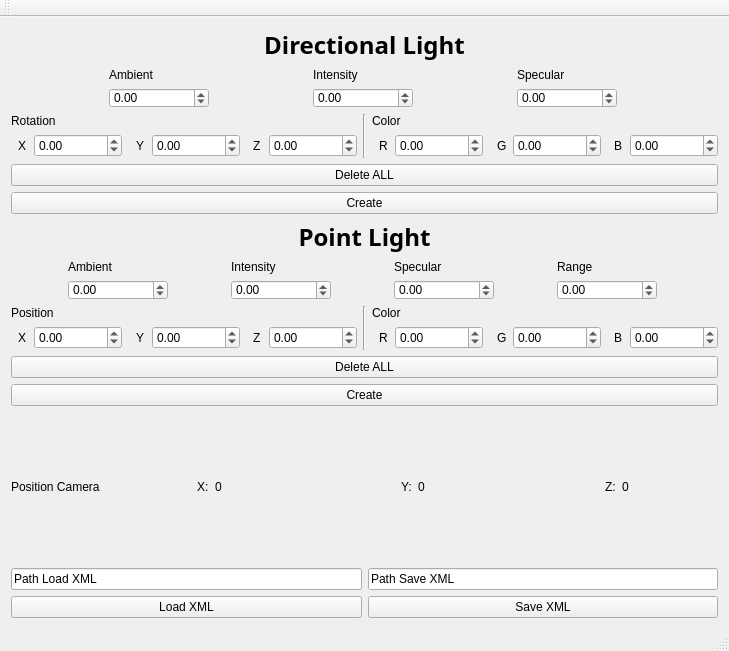
<?xml version="1.0" encoding="UTF-8"?>
<ui version="4.0">
 <class>ToolClass</class>
 <widget class="QMainWindow" name="ToolClass">
  <property name="geometry">
   <rect>
    <x>0</x>
    <y>0</y>
    <width>729</width>
    <height>651</height>
   </rect>
  </property>
  <property name="windowTitle">
   <string>Tool</string>
  </property>
  <widget class="QWidget" name="centralWidget">
   <layout class="QVBoxLayout" name="verticalLayout_4">
    <item>
     <layout class="QVBoxLayout" name="verticalLayout_3">
      <item>
       <widget class="QLabel" name="label_26">
        <property name="font">
         <font>
          <family>Microsoft JhengHei</family>
          <pointsize>18</pointsize>
          <weight>75</weight>
          <bold>true</bold>
         </font>
        </property>
        <property name="text">
         <string>Directional Light</string>
        </property>
        <property name="alignment">
         <set>Qt::AlignCenter</set>
        </property>
       </widget>
      </item>
      <item>
       <layout class="QVBoxLayout" name="verticalLayout_2">
        <item>
         <layout class="QHBoxLayout" name="horizontalLayout_5">
          <item>
           <layout class="QVBoxLayout" name="Ambient_L_2">
            <item>
             <widget class="QLabel" name="label_14">
              <property name="text">
               <string>Ambient</string>
              </property>
             </widget>
            </item>
            <item>
             <widget class="QDoubleSpinBox" name="directional_ambient">
              <property name="maximumSize">
               <size>
                <width>100</width>
                <height>20</height>
               </size>
              </property>
              <property name="minimum">
               <double>-200000.000000000000000</double>
              </property>
              <property name="maximum">
               <double>200000.000000000000000</double>
              </property>
             </widget>
            </item>
           </layout>
          </item>
          <item>
           <layout class="QVBoxLayout" name="Intensity_L_2">
            <item>
             <widget class="QLabel" name="label_15">
              <property name="text">
               <string>Intensity</string>
              </property>
             </widget>
            </item>
            <item>
             <widget class="QDoubleSpinBox" name="directional_intensity">
              <property name="maximumSize">
               <size>
                <width>100</width>
                <height>20</height>
               </size>
              </property>
              <property name="minimum">
               <double>-200000.000000000000000</double>
              </property>
              <property name="maximum">
               <double>200000.000000000000000</double>
              </property>
             </widget>
            </item>
           </layout>
          </item>
          <item>
           <layout class="QVBoxLayout" name="Specular_L_2">
            <item>
             <widget class="QLabel" name="label_16">
              <property name="text">
               <string>Specular</string>
              </property>
             </widget>
            </item>
            <item>
             <widget class="QDoubleSpinBox" name="directional_specular">
              <property name="maximumSize">
               <size>
                <width>100</width>
                <height>20</height>
               </size>
              </property>
              <property name="minimum">
               <double>-200000.000000000000000</double>
              </property>
              <property name="maximum">
               <double>200000.000000000000000</double>
              </property>
             </widget>
            </item>
           </layout>
          </item>
         </layout>
        </item>
        <item>
         <layout class="QHBoxLayout" name="horizontalLayout_6">
          <item>
           <layout class="QVBoxLayout" name="Position_L_2">
            <item>
             <widget class="QLabel" name="label_18">
              <property name="text">
               <string>Rotation</string>
              </property>
             </widget>
            </item>
            <item>
             <layout class="QHBoxLayout" name="horizontalLayout_7">
              <item alignment="Qt::AlignRight">
               <widget class="QLabel" name="label_19">
                <property name="minimumSize">
                 <size>
                  <width>10</width>
                  <height>24</height>
                 </size>
                </property>
                <property name="text">
                 <string>X</string>
                </property>
               </widget>
              </item>
              <item>
               <widget class="QDoubleSpinBox" name="directional_x">
                <property name="minimum">
                 <double>-200000.000000000000000</double>
                </property>
                <property name="maximum">
                 <double>200000.000000000000000</double>
                </property>
               </widget>
              </item>
              <item alignment="Qt::AlignRight">
               <widget class="QLabel" name="label_20">
                <property name="minimumSize">
                 <size>
                  <width>10</width>
                  <height>24</height>
                 </size>
                </property>
                <property name="text">
                 <string>Y</string>
                </property>
               </widget>
              </item>
              <item>
               <widget class="QDoubleSpinBox" name="directional_y">
                <property name="minimum">
                 <double>-200000.000000000000000</double>
                </property>
                <property name="maximum">
                 <double>200000.000000000000000</double>
                </property>
               </widget>
              </item>
              <item alignment="Qt::AlignRight">
               <widget class="QLabel" name="label_21">
                <property name="minimumSize">
                 <size>
                  <width>10</width>
                  <height>24</height>
                 </size>
                </property>
                <property name="text">
                 <string>Z</string>
                </property>
               </widget>
              </item>
              <item>
               <widget class="QDoubleSpinBox" name="directional_z">
                <property name="minimum">
                 <double>-200000.000000000000000</double>
                </property>
                <property name="maximum">
                 <double>200000.000000000000000</double>
                </property>
               </widget>
              </item>
             </layout>
            </item>
           </layout>
          </item>
          <item>
           <widget class="Line" name="line">
            <property name="orientation">
             <enum>Qt::Vertical</enum>
            </property>
           </widget>
          </item>
          <item>
           <layout class="QVBoxLayout" name="Color_L_2">
            <item>
             <widget class="QLabel" name="label_22">
              <property name="text">
               <string>Color</string>
              </property>
             </widget>
            </item>
            <item>
             <layout class="QHBoxLayout" name="horizontalLayout_8">
              <item alignment="Qt::AlignRight">
               <widget class="QLabel" name="label_23">
                <property name="minimumSize">
                 <size>
                  <width>10</width>
                  <height>24</height>
                 </size>
                </property>
                <property name="text">
                 <string>R</string>
                </property>
               </widget>
              </item>
              <item>
               <widget class="QDoubleSpinBox" name="directional_r">
                <property name="minimum">
                 <double>-200000.000000000000000</double>
                </property>
                <property name="maximum">
                 <double>200000.000000000000000</double>
                </property>
               </widget>
              </item>
              <item alignment="Qt::AlignRight">
               <widget class="QLabel" name="label_24">
                <property name="minimumSize">
                 <size>
                  <width>10</width>
                  <height>24</height>
                 </size>
                </property>
                <property name="text">
                 <string>G</string>
                </property>
               </widget>
              </item>
              <item>
               <widget class="QDoubleSpinBox" name="directional_g">
                <property name="minimum">
                 <double>-200000.000000000000000</double>
                </property>
                <property name="maximum">
                 <double>200000.000000000000000</double>
                </property>
               </widget>
              </item>
              <item alignment="Qt::AlignRight">
               <widget class="QLabel" name="label_25">
                <property name="minimumSize">
                 <size>
                  <width>10</width>
                  <height>24</height>
                 </size>
                </property>
                <property name="text">
                 <string>B</string>
                </property>
               </widget>
              </item>
              <item>
               <widget class="QDoubleSpinBox" name="directional_b">
                <property name="minimum">
                 <double>-200000.000000000000000</double>
                </property>
                <property name="maximum">
                 <double>200000.000000000000000</double>
                </property>
               </widget>
              </item>
             </layout>
            </item>
           </layout>
          </item>
         </layout>
        </item>
        <item>
         <widget class="QPushButton" name="DeleteDirectionalLight_Button">
          <property name="text">
           <string>Delete ALL</string>
          </property>
         </widget>
        </item>
        <item>
         <widget class="QPushButton" name="CreateDirectionalLight_Button">
          <property name="text">
           <string>Create</string>
          </property>
         </widget>
        </item>
       </layout>
      </item>
     </layout>
    </item>
    <item>
     <layout class="QVBoxLayout" name="PointLight">
      <item>
       <widget class="QLabel" name="label">
        <property name="font">
         <font>
          <family>Microsoft JhengHei</family>
          <pointsize>18</pointsize>
          <weight>75</weight>
          <bold>true</bold>
         </font>
        </property>
        <property name="text">
         <string>Point Light</string>
        </property>
        <property name="alignment">
         <set>Qt::AlignCenter</set>
        </property>
       </widget>
      </item>
      <item>
       <layout class="QVBoxLayout" name="verticalLayout">
        <item>
         <layout class="QHBoxLayout" name="horizontalLayout_3">
          <item>
           <layout class="QVBoxLayout" name="Ambient_L">
            <item>
             <widget class="QLabel" name="label_2">
              <property name="text">
               <string>Ambient</string>
              </property>
             </widget>
            </item>
            <item>
             <widget class="QDoubleSpinBox" name="point_ambient">
              <property name="maximumSize">
               <size>
                <width>100</width>
                <height>20</height>
               </size>
              </property>
              <property name="minimum">
               <double>-200000.000000000000000</double>
              </property>
              <property name="maximum">
               <double>200000.000000000000000</double>
              </property>
             </widget>
            </item>
           </layout>
          </item>
          <item>
           <layout class="QVBoxLayout" name="Intensity_L">
            <item>
             <widget class="QLabel" name="label_3">
              <property name="text">
               <string>Intensity</string>
              </property>
             </widget>
            </item>
            <item>
             <widget class="QDoubleSpinBox" name="point_intensity">
              <property name="maximumSize">
               <size>
                <width>100</width>
                <height>20</height>
               </size>
              </property>
              <property name="minimum">
               <double>-200000.000000000000000</double>
              </property>
              <property name="maximum">
               <double>200000.000000000000000</double>
              </property>
             </widget>
            </item>
           </layout>
          </item>
          <item>
           <layout class="QVBoxLayout" name="Specular_L">
            <item>
             <widget class="QLabel" name="label_4">
              <property name="text">
               <string>Specular</string>
              </property>
             </widget>
            </item>
            <item>
             <widget class="QDoubleSpinBox" name="point_specular">
              <property name="maximumSize">
               <size>
                <width>100</width>
                <height>20</height>
               </size>
              </property>
              <property name="minimum">
               <double>-200000.000000000000000</double>
              </property>
              <property name="maximum">
               <double>200000.000000000000000</double>
              </property>
             </widget>
            </item>
           </layout>
          </item>
          <item>
           <layout class="QVBoxLayout" name="Range_L">
            <item>
             <widget class="QLabel" name="label_5">
              <property name="text">
               <string>Range</string>
              </property>
             </widget>
            </item>
            <item>
             <widget class="QDoubleSpinBox" name="point_range">
              <property name="maximumSize">
               <size>
                <width>100</width>
                <height>20</height>
               </size>
              </property>
              <property name="minimum">
               <double>-200000.000000000000000</double>
              </property>
              <property name="maximum">
               <double>200000.000000000000000</double>
              </property>
             </widget>
            </item>
           </layout>
          </item>
         </layout>
        </item>
        <item>
         <layout class="QHBoxLayout" name="horizontalLayout_4">
          <item>
           <layout class="QVBoxLayout" name="Position_L">
            <item>
             <widget class="QLabel" name="label_6">
              <property name="text">
               <string>Position</string>
              </property>
             </widget>
            </item>
            <item>
             <layout class="QHBoxLayout" name="horizontalLayout">
              <item alignment="Qt::AlignRight">
               <widget class="QLabel" name="label_7">
                <property name="minimumSize">
                 <size>
                  <width>10</width>
                  <height>24</height>
                 </size>
                </property>
                <property name="text">
                 <string>X</string>
                </property>
               </widget>
              </item>
              <item>
               <widget class="QDoubleSpinBox" name="point_x">
                <property name="minimum">
                 <double>-200000.000000000000000</double>
                </property>
                <property name="maximum">
                 <double>200000.000000000000000</double>
                </property>
               </widget>
              </item>
              <item alignment="Qt::AlignRight">
               <widget class="QLabel" name="label_10">
                <property name="minimumSize">
                 <size>
                  <width>10</width>
                  <height>24</height>
                 </size>
                </property>
                <property name="text">
                 <string>Y</string>
                </property>
               </widget>
              </item>
              <item>
               <widget class="QDoubleSpinBox" name="point_y">
                <property name="minimum">
                 <double>-200000.000000000000000</double>
                </property>
                <property name="maximum">
                 <double>200000.000000000000000</double>
                </property>
               </widget>
              </item>
              <item alignment="Qt::AlignRight">
               <widget class="QLabel" name="label_11">
                <property name="minimumSize">
                 <size>
                  <width>10</width>
                  <height>24</height>
                 </size>
                </property>
                <property name="text">
                 <string>Z</string>
                </property>
               </widget>
              </item>
              <item>
               <widget class="QDoubleSpinBox" name="point_z">
                <property name="minimum">
                 <double>-200000.000000000000000</double>
                </property>
                <property name="maximum">
                 <double>200000.000000000000000</double>
                </property>
               </widget>
              </item>
             </layout>
            </item>
           </layout>
          </item>
          <item>
           <widget class="Line" name="line_2">
            <property name="orientation">
             <enum>Qt::Vertical</enum>
            </property>
           </widget>
          </item>
          <item>
           <layout class="QVBoxLayout" name="Color_L">
            <item>
             <widget class="QLabel" name="label_8">
              <property name="text">
               <string>Color</string>
              </property>
             </widget>
            </item>
            <item>
             <layout class="QHBoxLayout" name="horizontalLayout_2">
              <item alignment="Qt::AlignRight">
               <widget class="QLabel" name="label_9">
                <property name="minimumSize">
                 <size>
                  <width>10</width>
                  <height>24</height>
                 </size>
                </property>
                <property name="text">
                 <string>R</string>
                </property>
               </widget>
              </item>
              <item>
               <widget class="QDoubleSpinBox" name="point_r">
                <property name="minimum">
                 <double>-200000.000000000000000</double>
                </property>
                <property name="maximum">
                 <double>200000.000000000000000</double>
                </property>
               </widget>
              </item>
              <item alignment="Qt::AlignRight">
               <widget class="QLabel" name="label_12">
                <property name="minimumSize">
                 <size>
                  <width>10</width>
                  <height>24</height>
                 </size>
                </property>
                <property name="text">
                 <string>G</string>
                </property>
               </widget>
              </item>
              <item>
               <widget class="QDoubleSpinBox" name="point_g">
                <property name="minimum">
                 <double>-200000.000000000000000</double>
                </property>
                <property name="maximum">
                 <double>200000.000000000000000</double>
                </property>
               </widget>
              </item>
              <item alignment="Qt::AlignRight">
               <widget class="QLabel" name="label_13">
                <property name="minimumSize">
                 <size>
                  <width>10</width>
                  <height>24</height>
                 </size>
                </property>
                <property name="text">
                 <string>B</string>
                </property>
               </widget>
              </item>
              <item>
               <widget class="QDoubleSpinBox" name="point_b">
                <property name="minimum">
                 <double>-200000.000000000000000</double>
                </property>
                <property name="maximum">
                 <double>200000.000000000000000</double>
                </property>
               </widget>
              </item>
             </layout>
            </item>
           </layout>
          </item>
         </layout>
        </item>
       </layout>
      </item>
      <item>
       <widget class="QPushButton" name="DeletePointLight_Button">
        <property name="text">
         <string>Delete ALL</string>
        </property>
       </widget>
      </item>
      <item>
       <widget class="QPushButton" name="CreatePointLight_Button">
        <property name="text">
         <string>Create</string>
        </property>
       </widget>
      </item>
     </layout>
    </item>
    <item>
     <layout class="QVBoxLayout" name="Position_L_3">
      <property name="sizeConstraint">
       <enum>QLayout::SetFixedSize</enum>
      </property>
      <item>
       <layout class="QHBoxLayout" name="horizontalLayout_9">
        <item>
         <widget class="QLabel" name="label_27">
          <property name="text">
           <string>Position Camera</string>
          </property>
         </widget>
        </item>
        <item alignment="Qt::AlignRight">
         <widget class="QLabel" name="label_28">
          <property name="minimumSize">
           <size>
            <width>10</width>
            <height>24</height>
           </size>
          </property>
          <property name="text">
           <string>X:</string>
          </property>
         </widget>
        </item>
        <item>
         <widget class="QLabel" name="camera_x">
          <property name="text">
           <string>0</string>
          </property>
         </widget>
        </item>
        <item alignment="Qt::AlignRight">
         <widget class="QLabel" name="label_29">
          <property name="minimumSize">
           <size>
            <width>10</width>
            <height>24</height>
           </size>
          </property>
          <property name="text">
           <string>Y:</string>
          </property>
         </widget>
        </item>
        <item>
         <widget class="QLabel" name="camera_y">
          <property name="text">
           <string>0</string>
          </property>
         </widget>
        </item>
        <item alignment="Qt::AlignRight">
         <widget class="QLabel" name="label_30">
          <property name="minimumSize">
           <size>
            <width>10</width>
            <height>24</height>
           </size>
          </property>
          <property name="text">
           <string>Z:</string>
          </property>
         </widget>
        </item>
        <item>
         <widget class="QLabel" name="camera_z">
          <property name="text">
           <string>0</string>
          </property>
         </widget>
        </item>
       </layout>
      </item>
     </layout>
    </item>
    <item>
     <layout class="QHBoxLayout" name="horizontalLayout_10">
      <item>
       <layout class="QVBoxLayout" name="verticalLayout_5">
        <item>
         <widget class="QLineEdit" name="LoadPath">
          <property name="text">
           <string>Path Load XML</string>
          </property>
         </widget>
        </item>
        <item>
         <widget class="QPushButton" name="LoadButton">
          <property name="text">
           <string>Load XML</string>
          </property>
         </widget>
        </item>
       </layout>
      </item>
      <item>
       <layout class="QVBoxLayout" name="verticalLayout_9">
        <item>
         <widget class="QLineEdit" name="SavePath">
          <property name="text">
           <string>Path Save XML</string>
          </property>
         </widget>
        </item>
        <item>
         <widget class="QPushButton" name="SaveButton">
          <property name="text">
           <string>Save XML</string>
          </property>
         </widget>
        </item>
       </layout>
      </item>
      <item>
       <layout class="QVBoxLayout" name="verticalLayout_8"/>
      </item>
     </layout>
    </item>
   </layout>
  </widget>
  <widget class="QMenuBar" name="menuBar">
   <property name="geometry">
    <rect>
     <x>0</x>
     <y>0</y>
     <width>729</width>
     <height>26</height>
    </rect>
   </property>
  </widget>
  <widget class="QToolBar" name="mainToolBar">
   <attribute name="toolBarArea">
    <enum>TopToolBarArea</enum>
   </attribute>
   <attribute name="toolBarBreak">
    <bool>false</bool>
   </attribute>
  </widget>
  <widget class="QStatusBar" name="statusBar"/>
 </widget>
 <layoutdefault spacing="6" margin="11"/>
 <resources>
  <include location="Tool.qrc"/>
 </resources>
 <connections/>
</ui>
